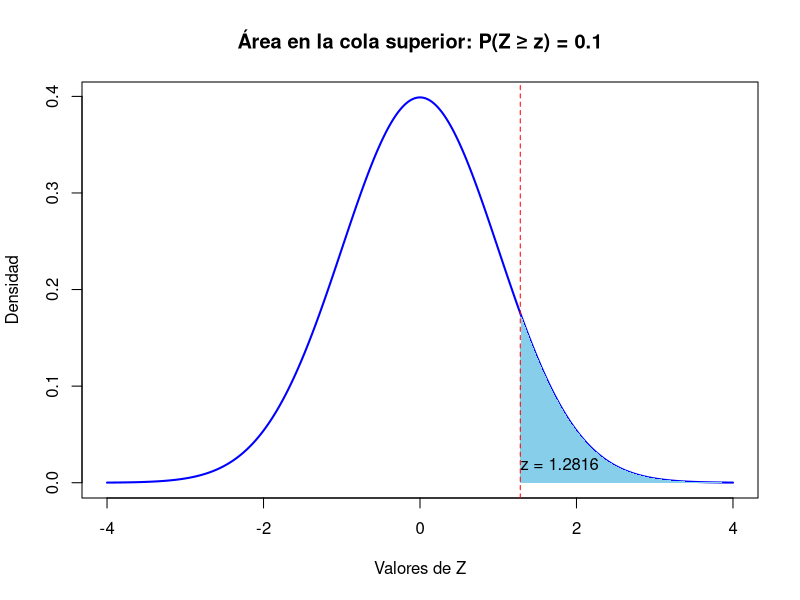

Write R code to recreate this figure.
# Probabilidad en la cola superior
p <- 0.10

# Encontrar z
z <- qnorm(p, lower.tail = FALSE)

# Secuencia de valores
x <- seq(-4, 4, length = 1000)
y <- dnorm(x)

# Graficar curva normal
plot(x, y, type = "l", lwd = 2, col = "blue",
     main = paste("Área en la cola superior: P(Z ≥ z) =", p),
     xlab = "Valores de Z", ylab = "Densidad")

# Sombrear cola derecha
polygon(c(z, x[x >= z], max(x)),
        c(0, y[x >= z], 0),
        col = "skyblue",border = NA)

# Línea vertical
abline(v = z, col = "red", lty = 2)

# Mostrar z calculado
text(z + 0.5, 0.02, paste("z =", round(z, 4)), col = "black")